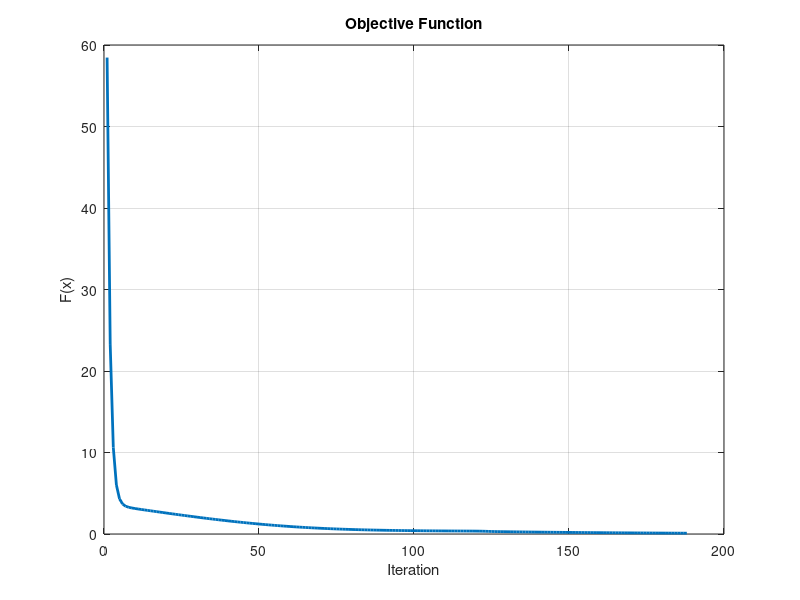

This figure's MATLAB source:
% Multi-variate vector-valued function G(x)
G = @(x) [
    3*x(1) - cos(x(2)*x(3)) - 3/2           ;
    4*x(1)^2 - 625*x(2)^2 + 2*x(2) - 1      ;
    exp(-x(1)*x(2)) + 20*x(3) + (10*pi-3)/3];

% Jacobian of G
JG = @(x) [
    3,                     sin(x(2)*x(3))*x(3),   sin(x(2)*x(3))*x(2) ;
    8*x(1),                -1250*x(2)+2,          0                   ;
    -x(2)*exp(-x(1)*x(2)), -x(1)*exp(-x(1)*x(2)), 20                 ];

% Objective function F(x) to minimize in order to solve G(x)=0
F = @(x) 0.5 * sum(G(x).^2);

% Gradient of F (partial derivatives)
dF = @(x) JG(x).' * G(x);

% Parameters
GAMMA = 0.001;    % step size (learning rate)
MAX_ITER = 1000;  % maximum number of iterations
FUNC_TOL = 0.1;   % termination tolerance for F(x)

fvals = [];       % store F(x) values across iterations
message = @(iter,x) fprintf('iter = %3d: x = %-32s, F(x) = %f\n', ...
    iter, mat2str(x,6), F(x));

% Iterate
iter = 1;         % iterations counter
x = [0; 0; 0];    % initial guess
fvals(iter) = F(x);
message(iter, x);
while iter < MAX_ITER && fvals(end) > FUNC_TOL
    iter = iter + 1;
    x = x - GAMMA * dF(x);  % gradient descent
    fvals(iter) = F(x);     % evaluate objective function
    message(iter, x);      % show progress
end

% Plot
plot(1:iter, fvals, 'LineWidth',2); grid on;
title('Objective Function'); xlabel('Iteration'); ylabel('F(x)');

% Evaluate final solution of system of equations G(x)=0
disp('G(x) = '); disp(G(x))

% Output:
%
% iter =   1: x = [0;0;0]                         , F(x) = 58.456136
% iter =   2: x = [0.0075;0.002;-0.20944]         , F(x) = 23.306394
% iter =   3: x = [0.015005;0.0015482;-0.335103]  , F(x) = 10.617030
% ...
% iter = 187: x = [0.683335;0.0388258;-0.52231]   , F(x) = 0.101161
% iter = 188: x = [0.684666;0.0389831;-0.522302]  , F(x) = 0.099372
%
% (converged in 188 iterations after exceeding termination tolerance for F(x))